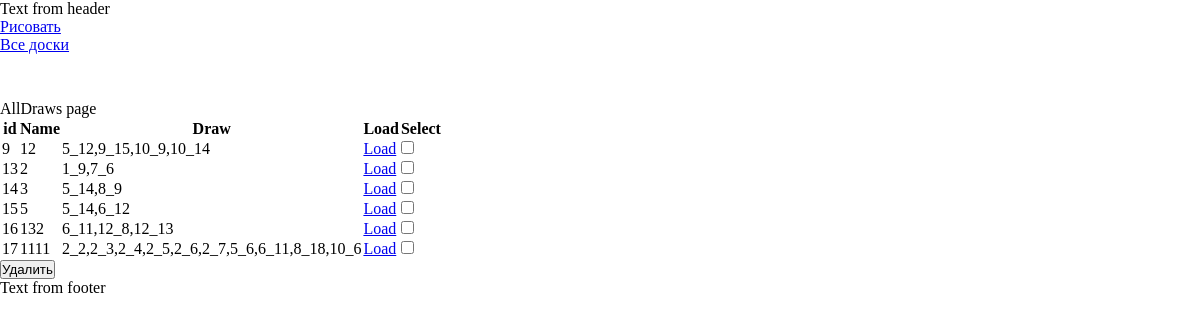
/Test/allDraws.php, run on the app's committed database.
### tables this page shows
CREATE TABLE IF NOT EXISTS `AllDraws` (
  `Id` int(11) NOT NULL,
  `drawName` varchar(50) NOT NULL,
  `Draw` text NOT NULL
);

### Test/functions.php (the view, shortened to what this page needs)
<?php
    function DrawAllDraws(){
        try {
            $host = 'localhost';
            $dbname = 'testDraw';
            $user = 'root';
            $pass = '';
            $DBH = new PDO("mysql:host=$host;dbname=$dbname", $user, $pass);
            $sql = '
				SELECT *
				FROM AllDraws
			';
            $query = $DBH->prepare($sql);
            $query->execute();
            $allDraws = $query->fetchAll();
        }catch(PDOException $e) {
            echo $e->getMessage();
        }
        echo "<table class='allDraws'>";
        echo "<thead>";
        echo "<tr>";
        echo "<th>id</th>";
        echo "<th>Name</th>";
        echo "<th>Draw</th>";
        echo "<th>Load</th>";
        echo "<th>Select</th>";
        echo "</tr>";
        echo "</thead>";
        echo "<tbody>";
        foreach ($allDraws as $draw)
        {
            echo "<tr>";
            echo "<td>".$draw['Id']."</td>";
            echo "<td>".$draw['drawName']."</td>";
            echo "<td>".$draw['Draw']."</td>";
            echo "<td><a href='load.php?id=".$draw['Id']."'>Load</a></td>";
            echo "<td class='checkBox'><label><input type='checkbox' name='drawid[]' value=".$draw['Id']."></label></td>";
            echo "</tr>";
        }
        echo "</tbody>";
        echo "</table>";
    }
?>

### Test/header.php (shortened to what this page needs)
<?php
    include_once "functions.php";
?>
<!DOCTYPE html>
<html>
<head>
    <link type="text/css" rel="stylesheet" href="style.css">
</head>
<body>
    <div class="wrapper">
        <header>
            <p>Text from header</p>
            <nav class="float_l">
                <ul>
                    <li><a id="homePage" href="index.php">Рисовать</a></li>
                    <li><a id="homePage" href="allDraws.php">Все доски</a></li>
                </ul>
            </nav>
        </header>

### Test/allDraws.php
<?php
    include_once "header.php";
?>
    <div class="content">
        <p>AllDraws page</p>
        <form method="POST">
            <div class="allDraws">
                <?php
                    DrawAllDraws();
                ?>
            </div>
            <button type="submit" name="action" value="deleteDraws">Удалить</button>
        </form>
    </div>
<?php
    include_once "footer.php";
?>

### Test/footer.php
            <footer>
                <p>Text from footer</p>
            </footer>
        </div>
    </body>
</html>

### Test/style.css (style rules this page uses)
* { margin:0; padding:0; }
header { height:100px; }
.float_l { float:left; }

### data on the page
alldraws: Id "9", drawName "12", Draw "5_12,9_15,10_9,10_14"
alldraws: Id "13", drawName "2", Draw "1_9,7_6"
alldraws: Id "14", drawName "3", Draw "5_14,8_9"
alldraws: Id "15", drawName "5", Draw "5_14,6_12"
alldraws: Id "16", drawName "132", Draw "6_11,12_8,12_13"
alldraws: Id "17", drawName "1111", Draw "2_2,2_3,2_4,2_5,2_6,2_7,5_6,6_11,8_18,10_6"
